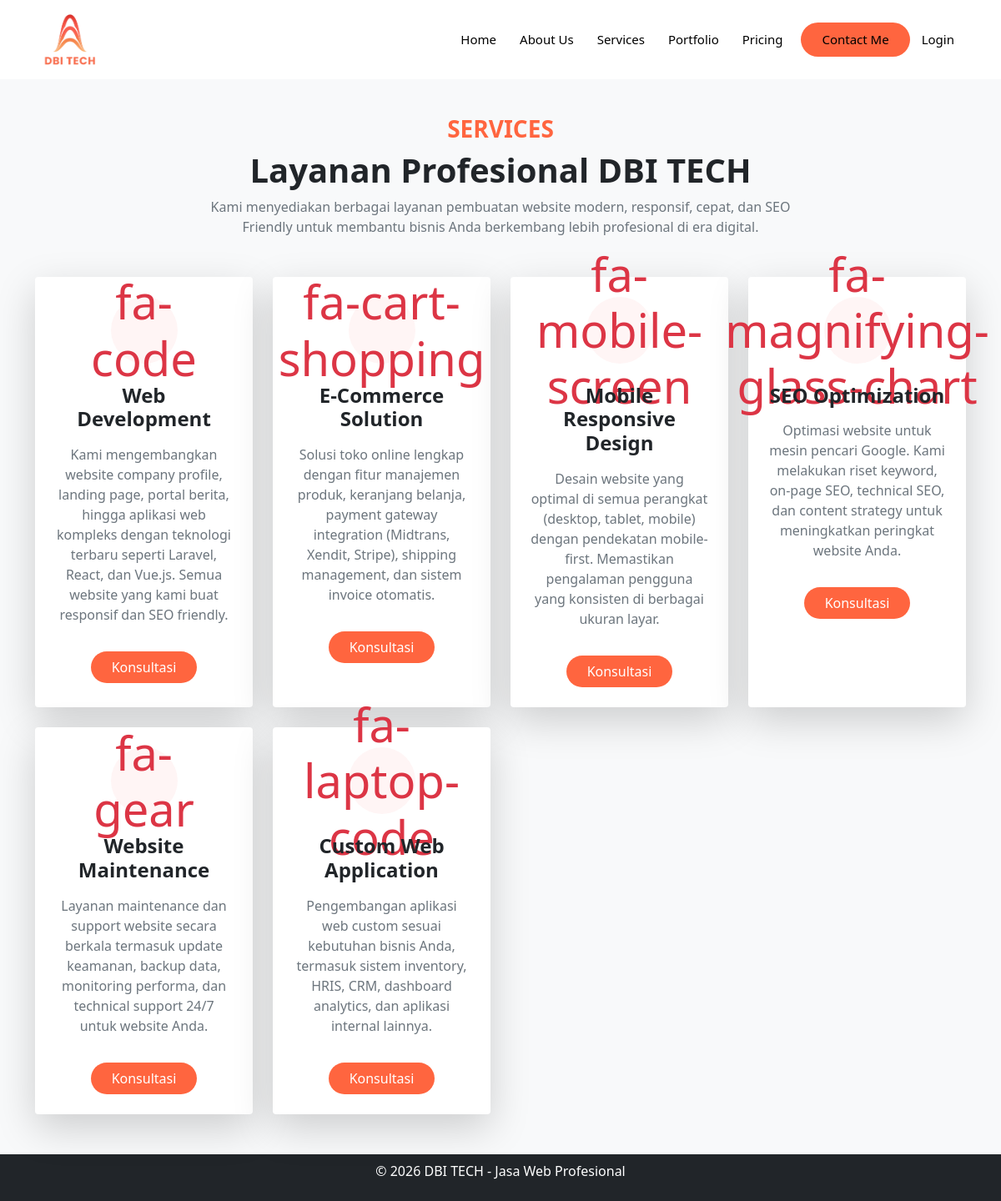
/index.php?page=services, run on an earlier commit of the app's database.
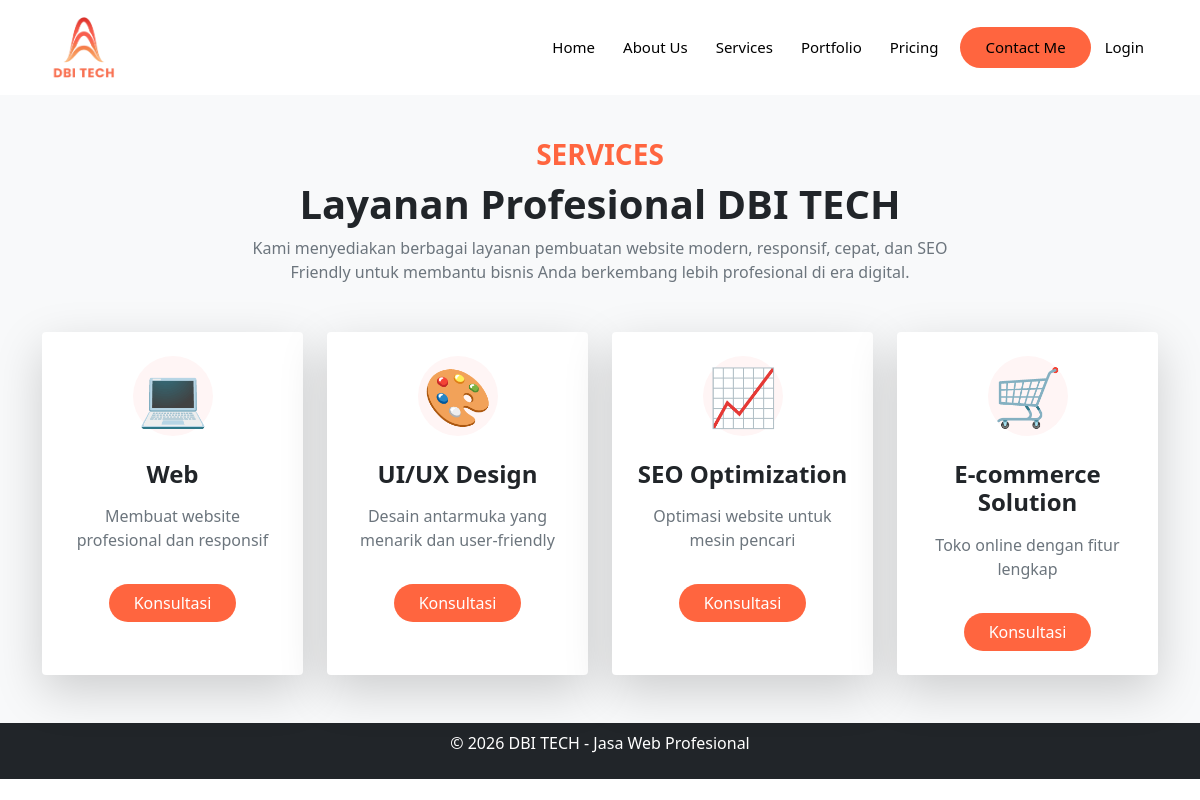
And on a later commit of the database.
### tables this page shows
CREATE TABLE `services` (
  `id` int NOT NULL,
  `title` varchar(100) NOT NULL,
  `description` text,
  `icon` varchar(50) DEFAULT NULL,
  `created_at` timestamp NULL DEFAULT CURRENT_TIMESTAMP
);

### pages/services.php (the view, shortened to what this page needs)
<?php
require_once 'config/database.php';
$stmt = $pdo->query("SELECT * FROM services ORDER BY created_at DESC");
$services = $stmt->fetchAll();
?>
<section class="services-section py-5" style="background: #f8f9fa;">
    <div class="container">
        <div class="text-center mb-5">
            <h3 class="fw-bold text-uppercase" style="color: #FF653F;">Services</h3>
            <h1 class="fw-bold mt-2">Layanan Profesional DBI TECH</h1>
            <p class="text-muted mx-auto" style="max-width: 700px;">
                Kami menyediakan berbagai layanan pembuatan website modern,
                responsif, cepat, dan SEO Friendly untuk membantu bisnis Anda
                berkembang lebih profesional di era digital.
            </p>
        </div>
        <div class="row g-4">
            <?php foreach($services as $service): ?>
            <div class="col-md-6 col-lg-3">
                <div class="card border-0 shadow-lg h-100 rounded-4 service-card">
                    <div class="card-body text-center p-4">
                        <div class="service-icon mb-4">
                            <div class="display-4 text-danger">
                                <?php echo $service['icon']; ?>
                            </div>
                        </div>
                        <h4 class="fw-bold mb-3">
                            <?php echo htmlspecialchars($service['title']); ?>
                        </h4>
                        <p class="text-muted">
                            <?php echo htmlspecialchars($service['description']); ?>
                        </p>
                        <a href="index.php?page=contact"
                            class="btn rounded-pill px-4 mt-3 text-white" style="background-color: #FF653F;">
                            Konsultasi
                        </a>
                    </div>
                </div>
            </div>
            <?php endforeach; ?>
        </div>
    </div>
</section>

What changed in the data, as far as the page shows it:
removed services: icon "fa-code", title "Web Development", description "Kami mengembangkan website company profile, landing page, portal berita, hingga aplikasi web kompleks dengan teknologi terbaru seperti Laravel, React, dan Vue.js. Semua website yang kami buat responsif dan SEO friendly."
removed services: icon "fa-cart-shopping", title "E-Commerce Solution", description "Solusi toko online lengkap dengan fitur manajemen produk, keranjang belanja, payment gateway integration (Midtrans, Xendit, Stripe), shipping management, dan sistem invoice otomatis."
removed services: icon "fa-mobile-screen", title "Mobile Responsive Design", description "Desain website yang optimal di semua perangkat (desktop, tablet, mobile) dengan pendekatan mobile-first. Memastikan pengalaman pengguna yang konsisten di berbagai ukuran layar."
removed services: icon "fa-magnifying-glass-chart", title "SEO Optimization", description "Optimasi website untuk mesin pencari Google. Kami melakukan riset keyword, on-page SEO, technical SEO, dan content strategy untuk meningkatkan peringkat website Anda."
removed services: icon "fa-gear", title "Website Maintenance", description "Layanan maintenance dan support website secara berkala termasuk update keamanan, backup data, monitoring performa, dan technical support 24/7 untuk website Anda."
removed services: icon "fa-laptop-code", title "Custom Web Application", description "Pengembangan aplikasi web custom sesuai kebutuhan bisnis Anda, termasuk sistem inventory, HRIS, CRM, dashboard analytics, dan aplikasi internal lainnya."
added services: icon "💻", title "Web", description "Membuat website profesional dan responsif"
added services: icon "🎨", title "UI/UX Design", description "Desain antarmuka yang menarik dan user-friendly"
added services: icon "📈", title "SEO Optimization", description "Optimasi website untuk mesin pencari"
added services: icon "🛒", title "E-commerce Solution", description "Toko online dengan fitur lengkap"
